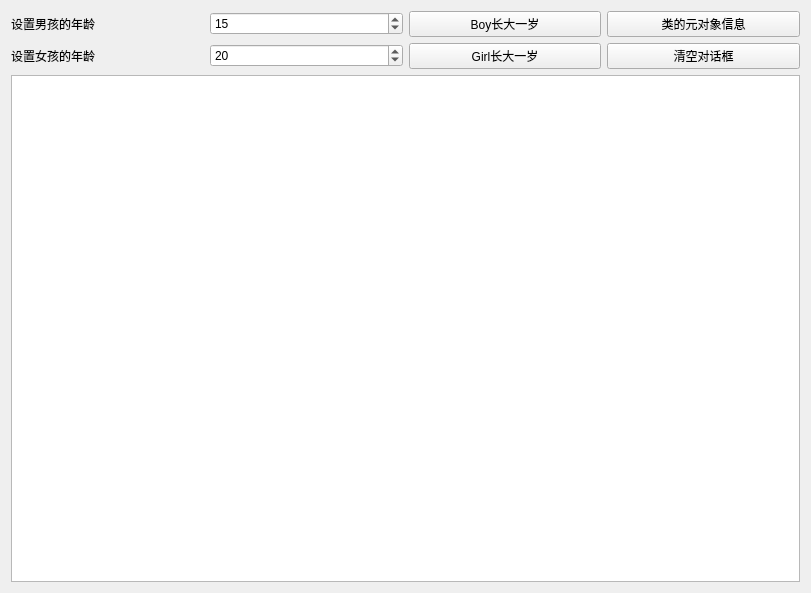
<?xml version="1.0" encoding="UTF-8"?>
<ui version="4.0">
 <class>Widget</class>
 <widget class="QWidget" name="Widget">
  <property name="geometry">
   <rect>
    <x>0</x>
    <y>0</y>
    <width>811</width>
    <height>593</height>
   </rect>
  </property>
  <property name="windowTitle">
   <string>Widget</string>
  </property>
  <layout class="QGridLayout" name="gridLayout">
   <item row="0" column="0">
    <widget class="QLabel" name="label">
     <property name="text">
      <string>设置男孩的年龄</string>
     </property>
    </widget>
   </item>
   <item row="0" column="1">
    <widget class="QSpinBox" name="spinBoxBoy">
     <property name="value">
      <number>15</number>
     </property>
    </widget>
   </item>
   <item row="0" column="2">
    <widget class="QPushButton" name="btnBoyInc">
     <property name="text">
      <string>Boy长大一岁</string>
     </property>
    </widget>
   </item>
   <item row="0" column="3">
    <widget class="QPushButton" name="btnClassInfo">
     <property name="text">
      <string>类的元对象信息</string>
     </property>
    </widget>
   </item>
   <item row="1" column="0">
    <widget class="QLabel" name="label_2">
     <property name="text">
      <string>设置女孩的年龄</string>
     </property>
    </widget>
   </item>
   <item row="1" column="1">
    <widget class="QSpinBox" name="spinBoxGril">
     <property name="value">
      <number>20</number>
     </property>
    </widget>
   </item>
   <item row="1" column="2">
    <widget class="QPushButton" name="btnGirlInc">
     <property name="text">
      <string>Girl长大一岁</string>
     </property>
    </widget>
   </item>
   <item row="1" column="3">
    <widget class="QPushButton" name="btnClear">
     <property name="text">
      <string>清空对话框</string>
     </property>
    </widget>
   </item>
   <item row="2" column="0" colspan="4">
    <widget class="QPlainTextEdit" name="plainTextEdit">
     <property name="font">
      <font>
       <pointsize>13</pointsize>
      </font>
     </property>
    </widget>
   </item>
  </layout>
 </widget>
 <resources/>
 <connections>
  <connection>
   <sender>btnClear</sender>
   <signal>clicked()</signal>
   <receiver>plainTextEdit</receiver>
   <slot>clear()</slot>
   <hints>
    <hint type="sourcelabel">
     <x>437</x>
     <y>49</y>
    </hint>
    <hint type="destinationlabel">
     <x>252</x>
     <y>189</y>
    </hint>
   </hints>
  </connection>
 </connections>
</ui>
